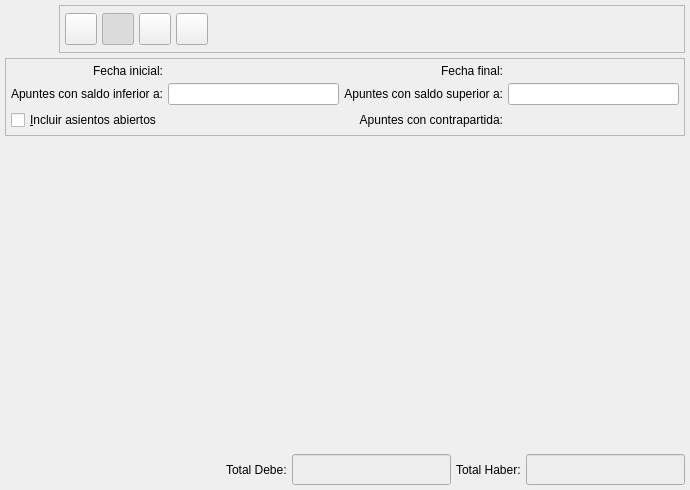
<ui version="4.0" >
 <class>DiarioBase</class>
 <widget class="QWidget" name="DiarioBase" >
  <property name="geometry" >
   <rect>
    <x>0</x>
    <y>0</y>
    <width>690</width>
    <height>490</height>
   </rect>
  </property>
  <property name="windowTitle" >
   <string>Diario</string>
  </property>
  <property name="windowIcon" >
   <iconset resource="../../../bulmages.qrc" >:/Genericos32x32/images/png/i_diario.xpm</iconset>
  </property>
  <layout class="QVBoxLayout" >
   <property name="margin" >
    <number>5</number>
   </property>
   <property name="spacing" >
    <number>5</number>
   </property>
   <item>
    <layout class="QHBoxLayout" >
     <property name="margin" >
      <number>0</number>
     </property>
     <property name="spacing" >
      <number>6</number>
     </property>
     <item>
      <widget class="QLabel" name="pixmapLabel1" >
       <property name="sizePolicy" >
        <sizepolicy>
         <hsizetype>0</hsizetype>
         <vsizetype>0</vsizetype>
         <horstretch>0</horstretch>
         <verstretch>0</verstretch>
        </sizepolicy>
       </property>
       <property name="minimumSize" >
        <size>
         <width>48</width>
         <height>48</height>
        </size>
       </property>
       <property name="maximumSize" >
        <size>
         <width>48</width>
         <height>48</height>
        </size>
       </property>
       <property name="pixmap" >
        <pixmap resource="../../../bulmages.qrc" >:/BulmaCont32x32/images/png/i_diario.xpm</pixmap>
       </property>
       <property name="scaledContents" >
        <bool>true</bool>
       </property>
      </widget>
     </item>
     <item>
      <widget class="QFrame" name="frame_3" >
       <property name="sizePolicy" >
        <sizepolicy>
         <hsizetype>7</hsizetype>
         <vsizetype>7</vsizetype>
         <horstretch>0</horstretch>
         <verstretch>0</verstretch>
        </sizepolicy>
       </property>
       <property name="maximumSize" >
        <size>
         <width>16777215</width>
         <height>48</height>
        </size>
       </property>
       <property name="frameShape" >
        <enum>QFrame::StyledPanel</enum>
       </property>
       <property name="frameShadow" >
        <enum>QFrame::Raised</enum>
       </property>
       <layout class="QHBoxLayout" >
        <property name="margin" >
         <number>5</number>
        </property>
        <property name="spacing" >
         <number>5</number>
        </property>
        <item>
         <widget class="QToolButton" name="mui_imprimir" >
          <property name="minimumSize" >
           <size>
            <width>32</width>
            <height>32</height>
           </size>
          </property>
          <property name="maximumSize" >
           <size>
            <width>32</width>
            <height>32</height>
           </size>
          </property>
          <property name="toolTip" >
           <string>Imprimir</string>
          </property>
          <property name="whatsThis" >
           <string>Imprimir</string>
          </property>
          <property name="text" >
           <string/>
          </property>
          <property name="icon" >
           <iconset resource="../../../bulmages.qrc" >:/Genericos32x32/images/png/i_filePrint.xpm</iconset>
          </property>
          <property name="iconSize" >
           <size>
            <width>22</width>
            <height>22</height>
           </size>
          </property>
         </widget>
        </item>
        <item>
         <widget class="QToolButton" name="mui_filtrar" >
          <property name="minimumSize" >
           <size>
            <width>32</width>
            <height>32</height>
           </size>
          </property>
          <property name="maximumSize" >
           <size>
            <width>32</width>
            <height>32</height>
           </size>
          </property>
          <property name="toolTip" >
           <string>Mostrar/ocultar filtro</string>
          </property>
          <property name="whatsThis" >
           <string>Mostrar/ocultar filtro</string>
          </property>
          <property name="text" >
           <string/>
          </property>
          <property name="icon" >
           <iconset resource="../../../bulmages.qrc" >:/Genericos32x32/images/png/i_find.png</iconset>
          </property>
          <property name="iconSize" >
           <size>
            <width>22</width>
            <height>22</height>
           </size>
          </property>
          <property name="checkable" >
           <bool>true</bool>
          </property>
          <property name="checked" >
           <bool>true</bool>
          </property>
         </widget>
        </item>
        <item>
         <widget class="QToolButton" name="mui_configurar" >
          <property name="minimumSize" >
           <size>
            <width>32</width>
            <height>32</height>
           </size>
          </property>
          <property name="maximumSize" >
           <size>
            <width>32</width>
            <height>32</height>
           </size>
          </property>
          <property name="toolTip" >
           <string>Configurar listado</string>
          </property>
          <property name="whatsThis" >
           <string>Configurar listado</string>
          </property>
          <property name="text" >
           <string/>
          </property>
          <property name="icon" >
           <iconset resource="../../../bulmages.qrc" >:/Genericos32x32/images/png/i_packageSettings.png</iconset>
          </property>
          <property name="iconSize" >
           <size>
            <width>22</width>
            <height>22</height>
           </size>
          </property>
          <property name="checkable" >
           <bool>true</bool>
          </property>
          <property name="checked" >
           <bool>false</bool>
          </property>
         </widget>
        </item>
        <item>
         <widget class="QToolButton" name="mui_actualizar" >
          <property name="minimumSize" >
           <size>
            <width>32</width>
            <height>32</height>
           </size>
          </property>
          <property name="maximumSize" >
           <size>
            <width>32</width>
            <height>32</height>
           </size>
          </property>
          <property name="toolTip" >
           <string>Actualizar</string>
          </property>
          <property name="whatsThis" >
           <string>Actualizar</string>
          </property>
          <property name="text" >
           <string/>
          </property>
          <property name="icon" >
           <iconset resource="../../../bulmages.qrc" >:/Genericos32x32/images/png/i_reload.png</iconset>
          </property>
          <property name="iconSize" >
           <size>
            <width>22</width>
            <height>22</height>
           </size>
          </property>
          <property name="shortcut" >
           <string>F5</string>
          </property>
          <property name="checkable" >
           <bool>false</bool>
          </property>
          <property name="checked" >
           <bool>false</bool>
          </property>
         </widget>
        </item>
        <item>
         <spacer>
          <property name="orientation" >
           <enum>Qt::Horizontal</enum>
          </property>
          <property name="sizeType" >
           <enum>QSizePolicy::Expanding</enum>
          </property>
          <property name="sizeHint" >
           <size>
            <width>421</width>
            <height>26</height>
           </size>
          </property>
         </spacer>
        </item>
       </layout>
      </widget>
     </item>
    </layout>
   </item>
   <item>
    <widget class="QFrame" name="frame" >
     <property name="frameShape" >
      <enum>QFrame::StyledPanel</enum>
     </property>
     <property name="frameShadow" >
      <enum>QFrame::Raised</enum>
     </property>
     <layout class="QGridLayout" >
      <property name="margin" >
       <number>5</number>
      </property>
      <property name="spacing" >
       <number>5</number>
      </property>
      <item row="2" column="3" colspan="2" >
       <widget class="QLabel" name="textLabel1_3_2_2" >
        <property name="text" >
         <string>Apuntes con contrapartida:</string>
        </property>
        <property name="alignment" >
         <set>Qt::AlignRight|Qt::AlignTrailing|Qt::AlignVCenter</set>
        </property>
       </widget>
      </item>
      <item row="2" column="5" >
       <widget class="BusquedaCuenta" native="1" name="mui_contrapartida" />
      </item>
      <item row="1" column="0" colspan="2" >
       <widget class="QLabel" name="textLabel1_3_2" >
        <property name="text" >
         <string>Apuntes con saldo inferior a:</string>
        </property>
        <property name="alignment" >
         <set>Qt::AlignRight|Qt::AlignTrailing|Qt::AlignVCenter</set>
        </property>
       </widget>
      </item>
      <item row="1" column="3" colspan="2" >
       <widget class="QLabel" name="textLabel1_3" >
        <property name="text" >
         <string>Apuntes con saldo superior a:</string>
        </property>
        <property name="alignment" >
         <set>Qt::AlignRight|Qt::AlignTrailing|Qt::AlignVCenter</set>
        </property>
       </widget>
      </item>
      <item row="2" column="0" colspan="3" >
       <widget class="QCheckBox" name="mui_asAbiertos" >
        <property name="text" >
         <string>&amp;Incluir asientos abiertos</string>
        </property>
       </widget>
      </item>
      <item row="1" column="5" >
       <widget class="QLineEdit" name="mui_saldosuperior" />
      </item>
      <item row="1" column="2" >
       <widget class="QLineEdit" name="mui_saldoinferior" />
      </item>
      <item row="0" column="2" >
       <widget class="BusquedaFecha" native="1" name="mui_fechainicial" >
        <property name="sizePolicy" >
         <sizepolicy>
          <hsizetype>5</hsizetype>
          <vsizetype>5</vsizetype>
          <horstretch>0</horstretch>
          <verstretch>0</verstretch>
         </sizepolicy>
        </property>
        <property name="minimumSize" >
         <size>
          <width>150</width>
          <height>0</height>
         </size>
        </property>
       </widget>
      </item>
      <item row="0" column="0" colspan="2" >
       <widget class="QLabel" name="TextLabel1_3" >
        <property name="text" >
         <string>Fecha inicial:</string>
        </property>
        <property name="alignment" >
         <set>Qt::AlignRight|Qt::AlignTrailing|Qt::AlignVCenter</set>
        </property>
       </widget>
      </item>
      <item row="0" column="5" >
       <widget class="BusquedaFecha" native="1" name="mui_fechafinal" >
        <property name="minimumSize" >
         <size>
          <width>150</width>
          <height>0</height>
         </size>
        </property>
       </widget>
      </item>
      <item row="0" column="3" colspan="2" >
       <widget class="QLabel" name="TextLabel1_2_2" >
        <property name="text" >
         <string>Fecha final:</string>
        </property>
        <property name="alignment" >
         <set>Qt::AlignRight|Qt::AlignTrailing|Qt::AlignVCenter</set>
        </property>
       </widget>
      </item>
     </layout>
    </widget>
   </item>
   <item>
    <widget class="DiarioSubForm" name="mui_list" >
     <property name="sizePolicy" >
      <sizepolicy>
       <hsizetype>7</hsizetype>
       <vsizetype>7</vsizetype>
       <horstretch>0</horstretch>
       <verstretch>0</verstretch>
      </sizepolicy>
     </property>
    </widget>
   </item>
   <item>
    <layout class="QHBoxLayout" >
     <property name="margin" >
      <number>0</number>
     </property>
     <property name="spacing" >
      <number>5</number>
     </property>
     <item>
      <spacer>
       <property name="orientation" >
        <enum>Qt::Horizontal</enum>
       </property>
       <property name="sizeType" >
        <enum>QSizePolicy::Expanding</enum>
       </property>
       <property name="sizeHint" >
        <size>
         <width>151</width>
         <height>16</height>
        </size>
       </property>
      </spacer>
     </item>
     <item>
      <widget class="QLabel" name="TextLabel2" >
       <property name="text" >
        <string>Total Debe:</string>
       </property>
      </widget>
     </item>
     <item>
      <widget class="QLineEdit" name="totaldebe" >
       <property name="enabled" >
        <bool>true</bool>
       </property>
       <property name="sizePolicy" >
        <sizepolicy>
         <hsizetype>0</hsizetype>
         <vsizetype>0</vsizetype>
         <horstretch>0</horstretch>
         <verstretch>0</verstretch>
        </sizepolicy>
       </property>
       <property name="palette" >
        <palette>
         <active>
          <colorrole role="Base" >
           <brush brushstyle="SolidPattern" >
            <color alpha="255" >
             <red>238</red>
             <green>238</green>
             <blue>238</blue>
            </color>
           </brush>
          </colorrole>
         </active>
         <inactive>
          <colorrole role="Base" >
           <brush brushstyle="SolidPattern" >
            <color alpha="255" >
             <red>238</red>
             <green>238</green>
             <blue>238</blue>
            </color>
           </brush>
          </colorrole>
         </inactive>
         <disabled>
          <colorrole role="Base" >
           <brush brushstyle="SolidPattern" >
            <color alpha="255" >
             <red>255</red>
             <green>255</green>
             <blue>255</blue>
            </color>
           </brush>
          </colorrole>
         </disabled>
        </palette>
       </property>
       <property name="font" >
        <font>
         <family>Sans Serif</family>
         <pointsize>12</pointsize>
         <weight>75</weight>
         <italic>false</italic>
         <bold>true</bold>
         <underline>false</underline>
         <strikeout>false</strikeout>
        </font>
       </property>
       <property name="focusPolicy" >
        <enum>Qt::NoFocus</enum>
       </property>
       <property name="alignment" >
        <set>Qt::AlignRight</set>
       </property>
       <property name="readOnly" >
        <bool>true</bool>
       </property>
      </widget>
     </item>
     <item>
      <widget class="QLabel" name="TextLabel2_2" >
       <property name="text" >
        <string>Total Haber:</string>
       </property>
      </widget>
     </item>
     <item>
      <widget class="QLineEdit" name="totalhaber" >
       <property name="enabled" >
        <bool>true</bool>
       </property>
       <property name="sizePolicy" >
        <sizepolicy>
         <hsizetype>0</hsizetype>
         <vsizetype>0</vsizetype>
         <horstretch>0</horstretch>
         <verstretch>0</verstretch>
        </sizepolicy>
       </property>
       <property name="palette" >
        <palette>
         <active>
          <colorrole role="Base" >
           <brush brushstyle="SolidPattern" >
            <color alpha="255" >
             <red>238</red>
             <green>238</green>
             <blue>238</blue>
            </color>
           </brush>
          </colorrole>
         </active>
         <inactive>
          <colorrole role="Base" >
           <brush brushstyle="SolidPattern" >
            <color alpha="255" >
             <red>238</red>
             <green>238</green>
             <blue>238</blue>
            </color>
           </brush>
          </colorrole>
         </inactive>
         <disabled>
          <colorrole role="Base" >
           <brush brushstyle="SolidPattern" >
            <color alpha="255" >
             <red>255</red>
             <green>255</green>
             <blue>255</blue>
            </color>
           </brush>
          </colorrole>
         </disabled>
        </palette>
       </property>
       <property name="font" >
        <font>
         <family>Sans Serif</family>
         <pointsize>12</pointsize>
         <weight>75</weight>
         <italic>false</italic>
         <bold>true</bold>
         <underline>false</underline>
         <strikeout>false</strikeout>
        </font>
       </property>
       <property name="focusPolicy" >
        <enum>Qt::NoFocus</enum>
       </property>
       <property name="alignment" >
        <set>Qt::AlignRight</set>
       </property>
       <property name="readOnly" >
        <bool>true</bool>
       </property>
      </widget>
     </item>
    </layout>
   </item>
  </layout>
 </widget>
 <layoutdefault spacing="2" margin="5" />
 <customwidgets>
  <customwidget>
   <class>BusquedaCuenta</class>
   <extends>QWidget</extends>
   <header>busquedacuenta.h</header>
  </customwidget>
  <customwidget>
   <class>DiarioSubForm</class>
   <extends>QFrame</extends>
   <header>diariosubform.h</header>
  </customwidget>
  <customwidget>
   <class>BusquedaFecha</class>
   <extends>QWidget</extends>
   <header>../../../bulmalib/busquedafecha.h</header>
  </customwidget>
 </customwidgets>
 <resources>
  <include location="../../../bulmages.qrc" />
 </resources>
 <connections>
  <connection>
   <sender>mui_filtrar</sender>
   <signal>toggled(bool)</signal>
   <receiver>frame</receiver>
   <slot>setShown(bool)</slot>
   <hints>
    <hint type="sourcelabel" >
     <x>155</x>
     <y>37</y>
    </hint>
    <hint type="destinationlabel" >
     <x>249</x>
     <y>88</y>
    </hint>
   </hints>
  </connection>
 </connections>
</ui>
